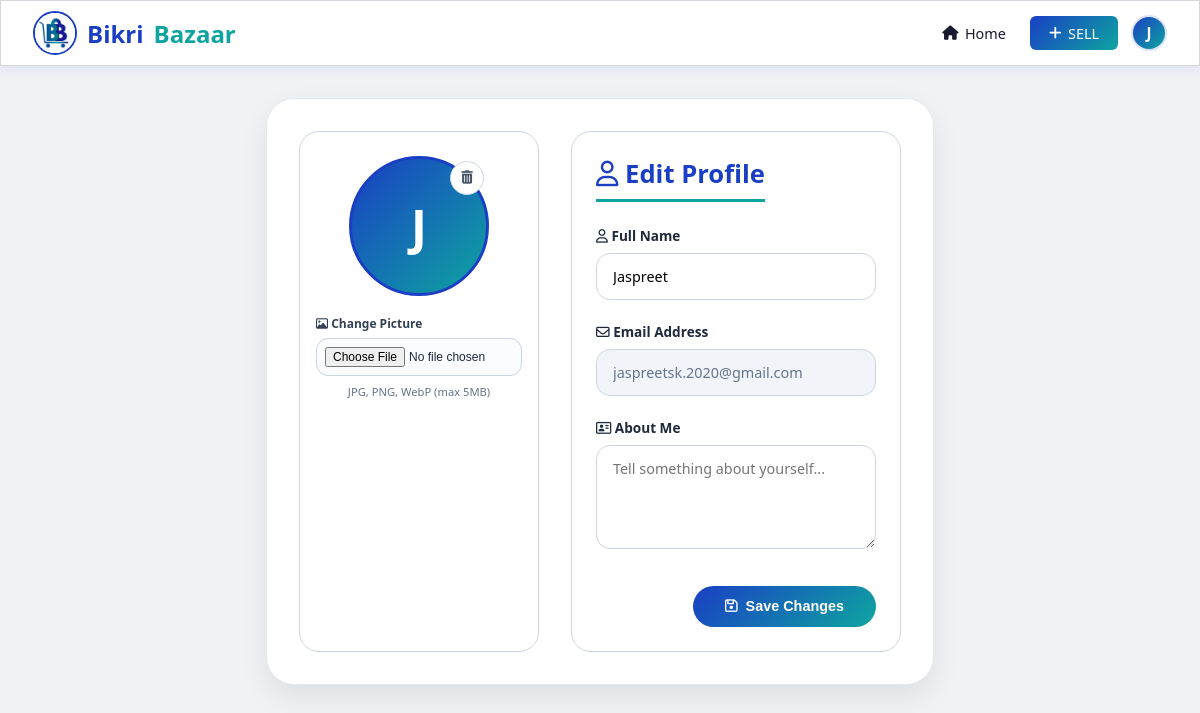
The page /public/profile.php (signed in) on the database its author committed.
### tables this page shows
CREATE TABLE `users` (
  `id` int NOT NULL AUTO_INCREMENT,
  `name` varchar(100) DEFAULT NULL,
  `email` varchar(100) DEFAULT NULL,
  `password` varchar(255) DEFAULT NULL,
  `phone` varchar(20) DEFAULT NULL,
  `city` varchar(100) DEFAULT NULL,
  `created_at` timestamp NOT NULL DEFAULT CURRENT_TIMESTAMP,
  `otp` varchar(10) DEFAULT NULL,
  `otp_expiry` datetime DEFAULT NULL,
  `about` varchar(200) DEFAULT '',
  `profile_image` varchar(255) DEFAULT NULL,
  PRIMARY KEY (`id`)
);

### public/profile.php (called while the page is built)
<?php
require_once __DIR__ . '/../modules/user/profile_view.php';
?>

### modules/user/profile_view.php (the view, shortened to what this page needs)
<?php
require_once __DIR__ . '/../../shared/db.php';
$user_id = $_SESSION['user_id'];
$query = "SELECT name, email, about, profile_image FROM users WHERE id = $user_id LIMIT 1";
$result = mysqli_query($conn, $query);
$user = mysqli_fetch_assoc($result);
$initial = strtoupper(substr($user['name'] ?? 'U', 0, 1));
$has_image = !empty($user['profile_image']);
?>
<!DOCTYPE html>
<html lang="en">
<head>
    <link rel="stylesheet" href="https://cdnjs.cloudflare.com/ajax/libs/font-awesome/6.5.0/css/all.min.css">
</head>
<body>
<?php include __DIR__ . '/../../shared/components/navbar.php'; ?>
<form action="<?php echo BASE_URL; ?>../modules/user/user_actions.php" method="POST" enctype="multipart/form-data" class="profile-form-container">
    <div class="sidebar">
        <div class="avatar-wrapper">
            <button type="button" class="delete-pic-btn" id="deleteBtn" title="Remove picture">
                <i class="fa-solid fa-trash-can"></i>
            </button>
            <div id="avatarText" class="avatar-text" style="display: <?php echo $has_image ? 'none' : 'flex'; ?>;">
                <?php echo $initial; ?>
            </div>
        </div>
        <div class="file-input-wrapper">
            <label><i class="fa-regular fa-image"></i> Change Picture</label>
            <input type="file" name="profile_image" id="profileImageInput" accept="image/jpeg, image/png, image/webp">
        </div>
        <div style="font-size: 0.7rem; color: #64748b; margin-top: 0.5rem;">JPG, PNG, WebP (max 5MB)</div>
    </div>
    <div class="main-card">
        <h2><i class="fa-regular fa-user"></i> Edit Profile</h2>
        <div class="form-group">
            <label><i class="fa-regular fa-user"></i> Full Name</label>
            <input class="olx-input" type="text" name="name" value="<?php echo htmlspecialchars($user['name'] ?? ''); ?>" required>
        </div>
        <div class="form-group">
            <label><i class="fa-regular fa-envelope"></i> Email Address</label>
            <input class="olx-input" type="email" value="<?php echo htmlspecialchars($user['email'] ?? ''); ?>" disabled>
        </div>
        <div class="form-group">
            <label><i class="fa-regular fa-address-card"></i> About Me</label>
            <textarea class="olx-input" name="about" rows="4" placeholder="Tell something about yourself..."><?php echo htmlspecialchars($user['about'] ?? ''); ?></textarea>
        </div>
        <div class="footer-actions">
            <button class="save-btn" type="submit">
                <i class="fa-regular fa-floppy-disk"></i> Save Changes
            </button>
        </div>
    </div>
</form>
</body>
</html>

### shared/components/navbar.php (shortened to what this page needs)
<div class="navbar">
    <div class="logo">
        <img src="assets/images/logo.png" alt="BikriBazaar Logo" class="logo-img"
             onerror="this.style.display='none'">
        Bikri<span>Bazaar</span>
    </div>
    <div class="nav-links">
        <a href="index.php"><i class="fa-solid fa-house"></i> Home</a>
        <?php if(isset($_SESSION['user_id'])): ?>
            <a href="post-ad.php" class="btn-sell">
                <i class="fa-solid fa-plus"></i> SELL
            </a>
            <div class="profile-dropdown">
                <div class="nav-avatar">
                    <?php
                    if (!empty($_SESSION['profile_image'])):
                        $image_path = htmlspecialchars($_SESSION['profile_image']);
                    ?>
                        <img src="<?php echo $image_path; ?>" alt="Profile"
                             onerror="this.style.display='none'; this.parentElement.innerHTML='<?php echo isset($_SESSION['user_name']) ? strtoupper(substr($_SESSION['user_name'], 0, 1)) : 'U'; ?>';">
                    <?php else: ?>
                        <?php echo isset($_SESSION['user_name']) ? strtoupper(substr($_SESSION['user_name'], 0, 1)) : 'U'; ?>
                    <?php endif; ?>
                </div>
            </div>
        <?php endif; ?>
    </div>
</div>

### modules/user/profile_view.php (style rules this page uses)
* { margin: 0; padding: 0; box-sizing: border-box; }
body { font-family: 'Segoe UI', Tahoma, Geneva, Verdana, sans-serif; background: #f0f2f5; color: #1e2a3a; display: flex; flex-direction: column; min-height: 100vh; }
.profile-form-container { max-width: 1100px; margin: 2rem auto; background: #fff; border-radius: 28px; box-shadow: 0 12px 30px rgba(0, 0, 0, 0.08); display: flex; gap: 2rem; padding: 2rem; flex-wrap: wrap; border: 1px solid #e2e8f0; }
.sidebar { flex: 0 0 240px; background: #ffffff; border-radius: 20px; padding: 1.5rem 1rem; text-align: center; border: 1px solid #cbd5e1; }
.avatar-wrapper { position: relative; width: 140px; height: 140px; margin: 0 auto 1.2rem auto; }
.avatar-text { width: 100%; height: 100%; border-radius: 50%; background: linear-gradient(135deg, #1a3fc4, #0ea5a0); color: white; display: flex; align-items: center; justify-content: center; font-size: 3rem; font-weight: 700; border: 3px solid #1a3fc4; }
.delete-pic-btn { position: absolute; top: 5px; right: 5px; background: #fff; border: 1px solid #cbd5e1; border-radius: 50%; width: 34px; height: 34px; cursor: pointer; display: flex; align-items: center; justify-content: center; color: #475569; transition: all 0.2s ease; }
.file-input-wrapper { margin: 1rem 0 0.5rem; }
.file-input-wrapper label { font-size: 0.75rem; font-weight: 600; color: #334155; display: block; margin-bottom: 6px; text-align: left; }
.file-input-wrapper input[type="file"] { font-size: 0.75rem; width: 100%; padding: 0.5rem; border: 1px solid #cbd5e1; border-radius: 12px; background: #fafcff; cursor: pointer; }
.main-card { flex: 1; background: #ffffff; border-radius: 20px; padding: 1.5rem; border: 1px solid #cbd5e1; }
h2 { font-size: 1.6rem; font-weight: 700; color: #1a3fc4; margin-bottom: 1.5rem; padding-bottom: 0.5rem; border-bottom: 3px solid #0ea5a0; display: inline-block; }
.form-group { margin-bottom: 1.4rem; }
label { display: block; font-weight: 600; font-size: 0.85rem; margin-bottom: 0.5rem; color: #1e293b; }
.olx-input { width: 100%; padding: 0.8rem 1rem; border: 1.5px solid #cbd5e1; border-radius: 14px; font-size: 0.9rem; font-family: inherit; background: #fff; transition: all 0.2s; }
textarea.olx-input { resize: vertical; min-height: 100px; }
input.olx-input:disabled { background: #f1f5f9; color: #64748b; cursor: not-allowed; }
.footer-actions { margin-top: 2rem; display: flex; justify-content: flex-end; }
.save-btn { background: linear-gradient(135deg, #1a3fc4, #0ea5a0); color: white; padding: 0.8rem 2rem; border: none; border-radius: 40px; font-weight: 700; font-size: 0.9rem; cursor: pointer; transition: all 0.2s ease; display: inline-flex; align-items: center; gap: 0.5rem; }

### rows shown on the page
users: name "J", name "Jaspreet", email "jaspreetsk.2020@gmail.com"

### other values the page prints
substr($_SESSION['user_name'], 0, 1) "J"
